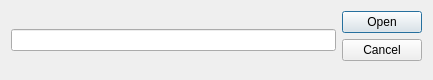
<?xml version="1.0" encoding="UTF-8"?>
<ui version="4.0">
 <class>DialogRepo</class>
 <widget class="QDialog" name="DialogRepo">
  <property name="geometry">
   <rect>
    <x>0</x>
    <y>0</y>
    <width>433</width>
    <height>80</height>
   </rect>
  </property>
  <property name="sizePolicy">
   <sizepolicy hsizetype="Fixed" vsizetype="Fixed">
    <horstretch>0</horstretch>
    <verstretch>0</verstretch>
   </sizepolicy>
  </property>
  <property name="windowTitle">
   <string>Путь к репозиторию</string>
  </property>
  <layout class="QHBoxLayout" name="horizontalLayout">
   <item>
    <widget class="QLineEdit" name="lineEdit"/>
   </item>
   <item>
    <widget class="QDialogButtonBox" name="buttonBox">
     <property name="orientation">
      <enum>Qt::Vertical</enum>
     </property>
     <property name="standardButtons">
      <set>QDialogButtonBox::Cancel|QDialogButtonBox::Open</set>
     </property>
    </widget>
   </item>
  </layout>
 </widget>
 <resources/>
 <connections>
  <connection>
   <sender>buttonBox</sender>
   <signal>accepted()</signal>
   <receiver>DialogRepo</receiver>
   <slot>accept()</slot>
   <hints>
    <hint type="sourcelabel">
     <x>313</x>
     <y>63</y>
    </hint>
    <hint type="destinationlabel">
     <x>157</x>
     <y>72</y>
    </hint>
   </hints>
  </connection>
  <connection>
   <sender>buttonBox</sender>
   <signal>rejected()</signal>
   <receiver>DialogRepo</receiver>
   <slot>reject()</slot>
   <hints>
    <hint type="sourcelabel">
     <x>339</x>
     <y>63</y>
    </hint>
    <hint type="destinationlabel">
     <x>286</x>
     <y>72</y>
    </hint>
   </hints>
  </connection>
 </connections>
</ui>
